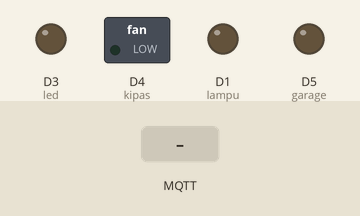
Recording of a program running on a simulated ESP8266 (NodeMCU). Shown: switched loads named in the program (green lamp = pin HIGH), output pins drawn as LEDs (lit = HIGH). The inputs (shaded band) are chosen by the test bench. WiFi joins after 1.5 s; servers stay silent unless stated; random numbers use the default seed unless the program sets one; no MQTT or app messages arrive unless stated; what the program prints to the serial monitor is not drawn.

Above: at 2.7 s.
2.8 s: MQTT message "room/lampu" arrives on the first subscribed topic
At 3.4 s:
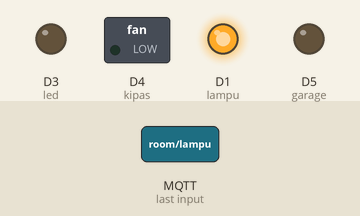
4.3 s: MQTT message "room/lampu" arrives on the second subscribed topic
At 5.5 s:
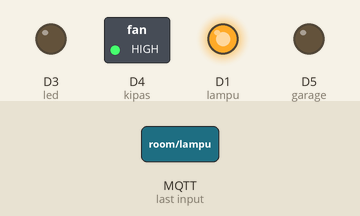
5.8 s: MQTT message "true" arrives on the first subscribed topic
At 6.8 s:
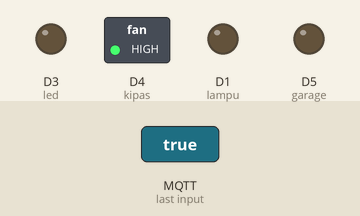
7.3 s: MQTT message "room/lampu" arrives on the third subscribed topic
At 8.0 s:
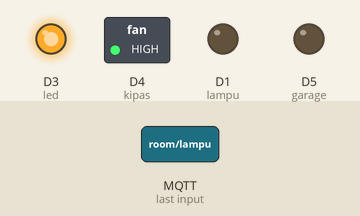
8.8 s: MQTT message "room/led" arrives on the first subscribed topic
At 9.1 s:
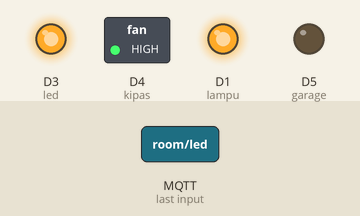
10.3 s: MQTT message "true" arrives on the second subscribed topic
At 11.4 s:
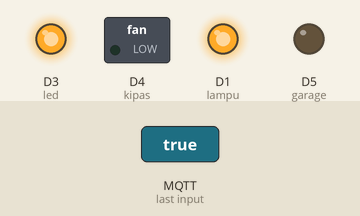
Timing chart, 0 to 12.8 s (numbered marks = the images above; inputs shaded):
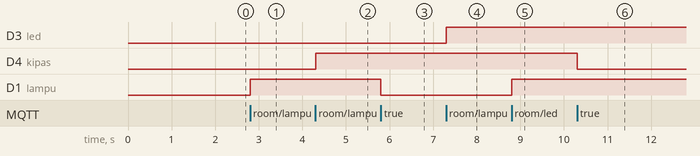

The program:

main.cpp
```cpp
#include <ESP8266WiFi.h>
#include <PubSubClient.h>

#define lampu D1   //Relay 1
#define led D3 //Relay 2
#define kipas D4 //Relay 3
#define garage D5 //Relay 4

const char *ssid = "iPhone";         //silakan disesuaikan sendiri
const char *password = "terserahnilam"; //silakan disesuaikan sendiri

const char *mqtt_server = "broker.emqx.io";

WiFiClient espClient;
PubSubClient client(espClient);


unsigned long lastMsg = 0;
#define MSG_BUFFER_SIZE (50)
char msg[MSG_BUFFER_SIZE];
int value = 0;

void setup_wifi()
{

  delay(10);
  // We start by connecting to a WiFi network
  Serial.println();
  Serial.print("Connecting to ");
  Serial.println(ssid);

  WiFi.mode(WIFI_STA);
  WiFi.begin(ssid, password);

  while (WiFi.status() != WL_CONNECTED)
  {
    delay(500);
    Serial.print(".");
  }

  randomSeed(micros());

  Serial.println("");
  Serial.println("WiFi connected");
  Serial.println("IP address: ");
  Serial.println(WiFi.localIP());
}

void callback(char *topic, byte *payload, unsigned int length)
{
  Serial.print("Message arrived [");
  Serial.print(topic);
  Serial.print("] ");
  String messageTemp;
  for (int i = 0; i < length; i++)
  {

    Serial.print((char)payload[i]);
    messageTemp += (char)payload[i];
  }

  Serial.println();

  // Switch on the LED if an 1 was received as first character

  if (String(topic) == "room/lampu")
  {
    if (messageTemp == "true")
    {
      Serial.println("Lampu Nyala");
      digitalWrite(lampu, LOW);
    }
    else
    {
      Serial.println("Lampu Mati");
      digitalWrite(lampu, HIGH);
    }
  }
  if (String(topic) == "room/led")
  {
    if (messageTemp == "true")
    {
      Serial.println("LED Nyala");
      digitalWrite(led, LOW);
    }
    else
    {
      Serial.println("LED Mati");
      digitalWrite(led, HIGH);
    }
  }
  if (String(topic) == "room/kipas")
  {
    if (messageTemp == "true")
    {
      Serial.println("Kipas Nyala");
      digitalWrite(kipas, LOW);
    }
    else
    {
      Serial.println("Kipas Mati");
      digitalWrite(kipas, HIGH);
    }
  }
  if (String(topic) == "room/garage")
  {
    if (messageTemp == "true")
    {
      Serial.println("Garage Nyala");
      digitalWrite(garage, LOW);
    }
    else
    {
      Serial.println("Garage Mati");
      digitalWrite(garage, HIGH);
    }
  }
}

void reconnect()
{
  // Loop until we're reconnected
  while (!client.connected())
  {
    Serial.print("Attempting MQTT connection...");
    // Create a random client ID
    String clientId = "ESP8266Client-";
    clientId += String(random(0xffff), HEX);
    // Attempt to connect
    if (client.connect(clientId.c_str()))
    {
      Serial.println("connected");
      client.subscribe("room/lampu");
      client.subscribe("room/kipas");
      client.subscribe("room/led");
      client.subscribe("room/garage");
    }
    else
    {
      Serial.print("failed, rc=");
      Serial.print(client.state());
      Serial.println(" try again in 5 seconds");
      // Wait 5 seconds before retrying
      delay(5000);
    }
  }
}

void setup()
{
  Serial.begin(115200);
  setup_wifi();
  client.setServer(mqtt_server, 1883);
  client.setCallback(callback);
  pinMode(lampu, OUTPUT); //atur pin-pin digital sebagai output
  pinMode(led, OUTPUT);
  pinMode(kipas, OUTPUT);
  pinMode(garage, OUTPUT);
}

void loop()
{

  if (!client.connected())
  {
    reconnect();
  }
  client.loop();
}
```

Measured:
- after the input at 2.8 s, D1 (lampu): LOW → HIGH at once
- after the input at 4.3 s, D4 (kipas): LOW → HIGH at once
- after the input at 5.8 s, D1 (lampu): HIGH → LOW at once
- after the input at 7.3 s, D3 (led): LOW → HIGH at once
- after the input at 8.8 s, D1 (lampu): LOW → HIGH at once
- after the input at 10.3 s, D4 (kipas): HIGH → LOW at once
